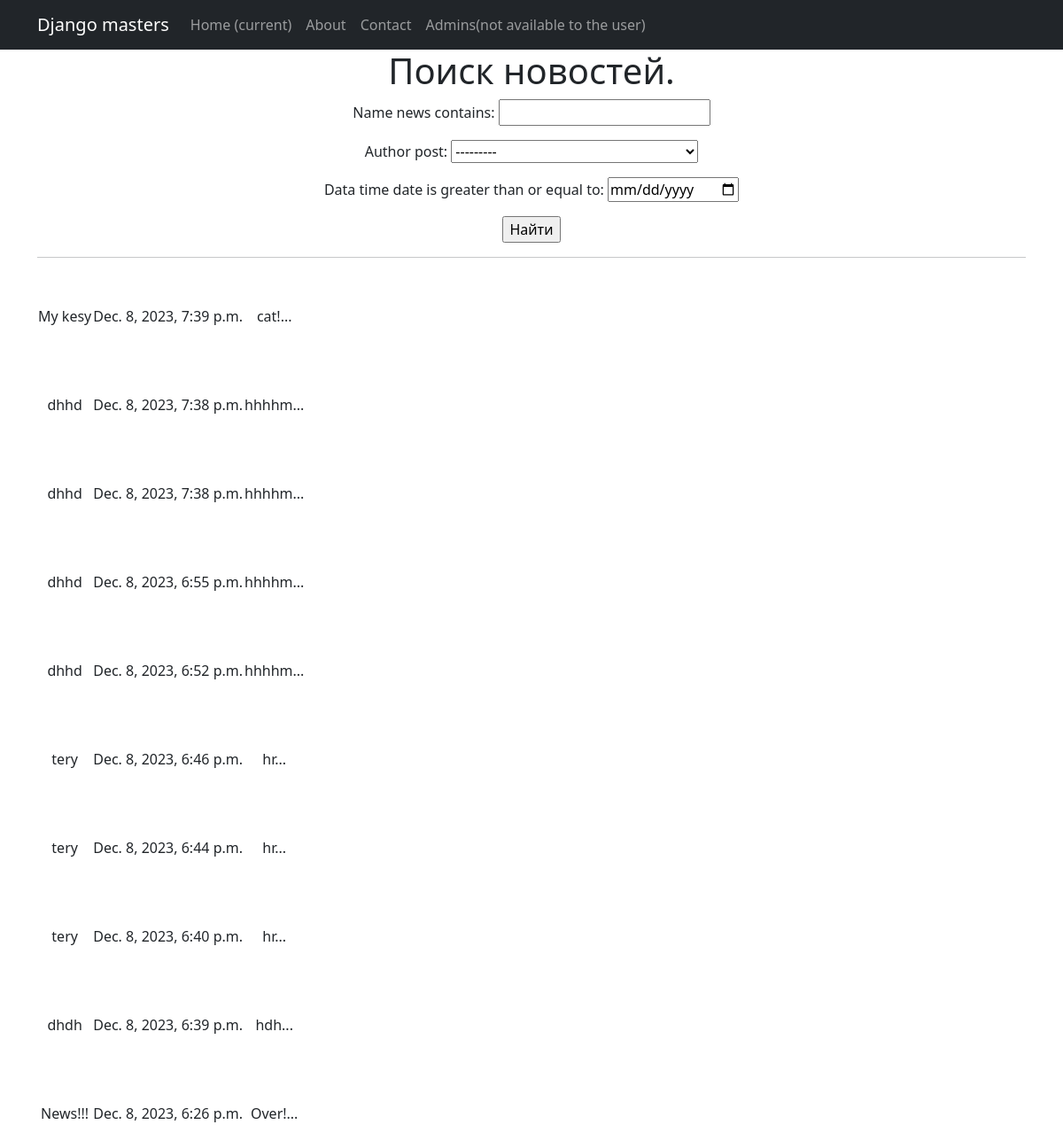
The app's page /NewsPaper/search/, older data.
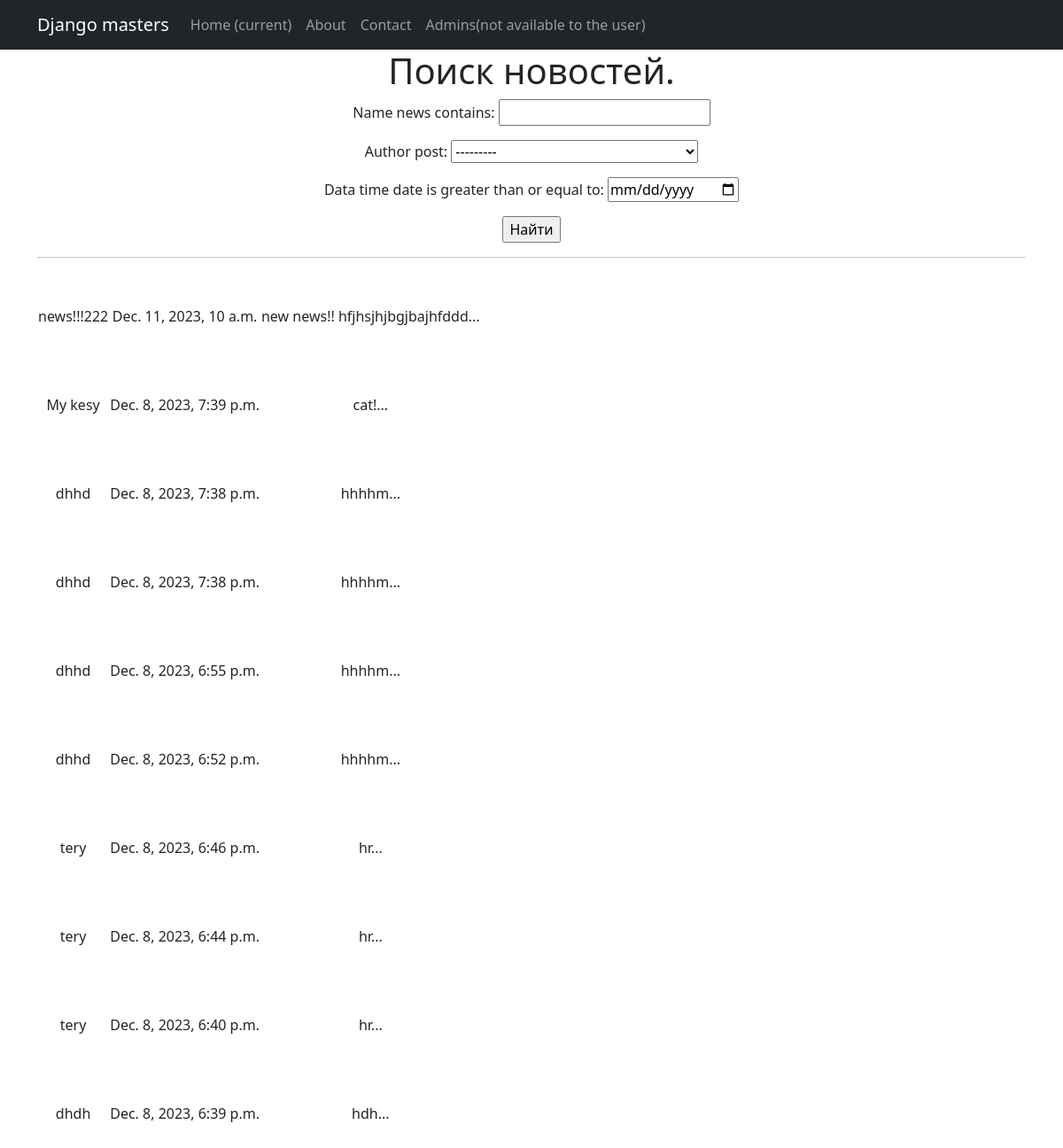
The same page, newer data.
### news/models.py (models this page shows, shortened)
class Post(models.Model):
    news = 'NE'
    article = 'AR'
    FIELD = [
        (news, 'Новость'),
        (article, 'Статья')
    ]
    article_or_news = models.CharField(max_length=2, choices=FIELD)
    data_time = models.DateTimeField(auto_now_add=True)
    name_news = models.CharField(max_length=255)
    text_news = models.TextField()
    rating_news = models.IntegerField(default=0)
    author_post = models.ForeignKey(Author, on_delete=models.CASCADE)
    post_category = models.ManyToManyField(Category, through='PostCategory')
    def preview(self):
        return self.text_news[0:124] + '...'

### news/views.py (the view)
# urls.py: path('search/', NewsSearch.as_view(), name='news_search'),
class NewsSearch(ListView):
    model = Post
    ordering = '-data_time'
    template_name = 'news_search.html'
    context_object_name = 'news_search'
    paginate_by = 10
    def get_context_data(self, **kwargs):
        context = super().get_context_data(**kwargs)
        context['filterset'] = self.filterset
        return context
    def get_queryset(self):
        queryset = super().get_queryset()
        self.filterset = NewsFilter(self.request.GET, queryset)
        return self.filterset.qs

### news/models.py (called while the page is built)
    def __str__(self):
        return f'{self.user_author}'

### templates/news_search.html (shortened to what this page needs)
{% extends 'flatpages/default.html' %}
{% block content %}
<h1>Поиск новостей.</h1>
<form action="" method="get">
   {{ filterset.form.as_p }}
   <input type="submit" value="Найти" />
</form>
<hr>
<table>
    {% for post in news_search %}
           <tr style="height: 100px;">
               <td style="height: 100px;">{{ post.name_news }}</td>
               <td style="height: 100px;">{{ post.data_time }}</td>
               <td style="height: 100px;">{{ post.preview }}</td>
           </tr>
    {% endfor %}
</table>
{% endblock content %}

### templates/flatpages/default.html (shortened to what this page needs)
<!DOCTYPE html>
<html lang="en">
<head>
    {% load static %}
    <link href="{% static 'css/styles.css' %}" rel="stylesheet"/>
</head>
<body>
<nav class="navbar navbar-expand-lg navbar-dark bg-dark static-top">
    <div class="container">
        <a class="navbar-brand" href="#">Django masters</a>
        <div class="collapse navbar-collapse" id="navbarResponsive">
            <ul class="navbar-nav ml-auto">
                <li class="nav-item active">
                    <a class="nav-link" href="#">Home
                        <span class="sr-only">(current)</span>
                    </a>
                </li>
                <li class="nav-item">
                    <a class="nav-link" href="/about/">About</a>
                </li>
                <li class="nav-item">
                    <a class="nav-link" href="/contacts/">Contact</a>
                </li>
                <li class="nav-item">
                    <a class="nav-link" href="/admins/">Admins(not available to the user)</a>
                </li>
            </ul>
        </div>
    </div>
</nav>
    <div class="container">
        <div class="row">
            <div class="col-lg-12 text-center">
                {% block content %}{% endblock content %}
            </div>
        </div>
    </div>
</body>
</html>

Row changes from the older to the newer data that the page shows:
no longer on this page (row unchanged): Post: name_news "News!!!", data_time "Dec. 8, 2023, 6:26 p.m.", preview "Over!..."
added Post: name_news "news!!!222", data_time "Dec. 11, 2023, 10 a.m.", preview "new news!! hfjhsjhjbgjbajhfddd..."
